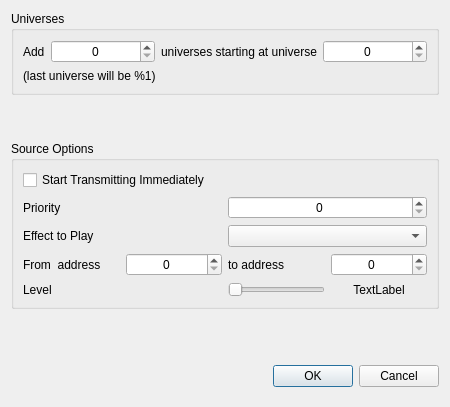
<?xml version="1.0" encoding="UTF-8"?>
<ui version="4.0">
 <class>AddMultiDialog</class>
 <widget class="QDialog" name="AddMultiDialog">
  <property name="geometry">
   <rect>
    <x>0</x>
    <y>0</y>
    <width>450</width>
    <height>407</height>
   </rect>
  </property>
  <property name="sizePolicy">
   <sizepolicy hsizetype="Expanding" vsizetype="Expanding">
    <horstretch>0</horstretch>
    <verstretch>0</verstretch>
   </sizepolicy>
  </property>
  <property name="minimumSize">
   <size>
    <width>450</width>
    <height>0</height>
   </size>
  </property>
  <property name="windowTitle">
   <string>Add Multiple Universes</string>
  </property>
  <layout class="QVBoxLayout" name="verticalLayout_4">
   <item>
    <widget class="QGroupBox" name="groupBox">
     <property name="sizePolicy">
      <sizepolicy hsizetype="Expanding" vsizetype="Expanding">
       <horstretch>0</horstretch>
       <verstretch>0</verstretch>
      </sizepolicy>
     </property>
     <property name="title">
      <string>Universes</string>
     </property>
     <layout class="QVBoxLayout" name="verticalLayout_2">
      <item>
       <layout class="QHBoxLayout" name="horizontalLayout_4" stretch="0,1,0,1">
        <item>
         <widget class="QLabel" name="label">
          <property name="sizePolicy">
           <sizepolicy hsizetype="Expanding" vsizetype="Expanding">
            <horstretch>0</horstretch>
            <verstretch>0</verstretch>
           </sizepolicy>
          </property>
          <property name="text">
           <string>Add</string>
          </property>
         </widget>
        </item>
        <item>
         <widget class="QSpinBox" name="sbNumUniverses">
          <property name="sizePolicy">
           <sizepolicy hsizetype="MinimumExpanding" vsizetype="Expanding">
            <horstretch>0</horstretch>
            <verstretch>0</verstretch>
           </sizepolicy>
          </property>
          <property name="minimumSize">
           <size>
            <width>50</width>
            <height>0</height>
           </size>
          </property>
          <property name="alignment">
           <set>Qt::AlignCenter</set>
          </property>
         </widget>
        </item>
        <item>
         <widget class="QLabel" name="label_2">
          <property name="sizePolicy">
           <sizepolicy hsizetype="Expanding" vsizetype="Expanding">
            <horstretch>0</horstretch>
            <verstretch>0</verstretch>
           </sizepolicy>
          </property>
          <property name="text">
           <string>universes starting at universe</string>
          </property>
         </widget>
        </item>
        <item>
         <widget class="QSpinBox" name="sbStartUniverse">
          <property name="sizePolicy">
           <sizepolicy hsizetype="MinimumExpanding" vsizetype="Expanding">
            <horstretch>0</horstretch>
            <verstretch>0</verstretch>
           </sizepolicy>
          </property>
          <property name="minimumSize">
           <size>
            <width>50</width>
            <height>0</height>
           </size>
          </property>
          <property name="alignment">
           <set>Qt::AlignCenter</set>
          </property>
         </widget>
        </item>
       </layout>
      </item>
      <item>
       <widget class="QLabel" name="lbEndRange">
        <property name="sizePolicy">
         <sizepolicy hsizetype="Expanding" vsizetype="Expanding">
          <horstretch>0</horstretch>
          <verstretch>0</verstretch>
         </sizepolicy>
        </property>
        <property name="text">
         <string>(last universe will be %1)</string>
        </property>
       </widget>
      </item>
     </layout>
    </widget>
   </item>
   <item>
    <spacer name="verticalSpacer_2">
     <property name="sizePolicy">
      <sizepolicy hsizetype="Minimum" vsizetype="Expanding">
       <horstretch>0</horstretch>
       <verstretch>0</verstretch>
      </sizepolicy>
     </property>
     <property name="orientation">
      <enum>Qt::Vertical</enum>
     </property>
     <property name="sizeType">
      <enum>QSizePolicy::Expanding</enum>
     </property>
     <property name="sizeHint" stdset="0">
      <size>
       <width>20</width>
       <height>10</height>
      </size>
     </property>
    </spacer>
   </item>
   <item>
    <widget class="QGroupBox" name="groupBox_2">
     <property name="sizePolicy">
      <sizepolicy hsizetype="Expanding" vsizetype="Expanding">
       <horstretch>0</horstretch>
       <verstretch>0</verstretch>
      </sizepolicy>
     </property>
     <property name="title">
      <string>Source Options</string>
     </property>
     <layout class="QVBoxLayout" name="verticalLayout">
      <item>
       <widget class="QCheckBox" name="cbStartNow">
        <property name="sizePolicy">
         <sizepolicy hsizetype="Expanding" vsizetype="Expanding">
          <horstretch>0</horstretch>
          <verstretch>0</verstretch>
         </sizepolicy>
        </property>
        <property name="text">
         <string>Start Transmitting Immediately</string>
        </property>
       </widget>
      </item>
      <item>
       <layout class="QHBoxLayout" name="horizontalLayout_5">
        <item>
         <widget class="QLabel" name="label_3">
          <property name="sizePolicy">
           <sizepolicy hsizetype="Expanding" vsizetype="Expanding">
            <horstretch>0</horstretch>
            <verstretch>0</verstretch>
           </sizepolicy>
          </property>
          <property name="text">
           <string>Priority</string>
          </property>
         </widget>
        </item>
        <item>
         <widget class="QSpinBox" name="sbPriority">
          <property name="sizePolicy">
           <sizepolicy hsizetype="Expanding" vsizetype="Expanding">
            <horstretch>0</horstretch>
            <verstretch>0</verstretch>
           </sizepolicy>
          </property>
          <property name="alignment">
           <set>Qt::AlignCenter</set>
          </property>
         </widget>
        </item>
       </layout>
      </item>
      <item>
       <layout class="QHBoxLayout" name="horizontalLayout_2">
        <item>
         <widget class="QLabel" name="label_4">
          <property name="sizePolicy">
           <sizepolicy hsizetype="Expanding" vsizetype="Expanding">
            <horstretch>0</horstretch>
            <verstretch>0</verstretch>
           </sizepolicy>
          </property>
          <property name="text">
           <string>Effect to Play</string>
          </property>
         </widget>
        </item>
        <item>
         <widget class="QComboBox" name="cbEffect">
          <property name="sizePolicy">
           <sizepolicy hsizetype="Expanding" vsizetype="Expanding">
            <horstretch>0</horstretch>
            <verstretch>0</verstretch>
           </sizepolicy>
          </property>
         </widget>
        </item>
       </layout>
      </item>
      <item>
       <layout class="QHBoxLayout" name="horizontalLayout">
        <item>
         <widget class="QLabel" name="label_5">
          <property name="sizePolicy">
           <sizepolicy hsizetype="Expanding" vsizetype="Expanding">
            <horstretch>0</horstretch>
            <verstretch>0</verstretch>
           </sizepolicy>
          </property>
          <property name="text">
           <string>From  address</string>
          </property>
         </widget>
        </item>
        <item>
         <widget class="QSpinBox" name="sbStartAddress">
          <property name="sizePolicy">
           <sizepolicy hsizetype="Expanding" vsizetype="Expanding">
            <horstretch>0</horstretch>
            <verstretch>0</verstretch>
           </sizepolicy>
          </property>
          <property name="alignment">
           <set>Qt::AlignCenter</set>
          </property>
         </widget>
        </item>
        <item>
         <widget class="QLabel" name="label_6">
          <property name="sizePolicy">
           <sizepolicy hsizetype="Expanding" vsizetype="Expanding">
            <horstretch>0</horstretch>
            <verstretch>0</verstretch>
           </sizepolicy>
          </property>
          <property name="text">
           <string>to address</string>
          </property>
         </widget>
        </item>
        <item>
         <widget class="QSpinBox" name="sbEndAddress">
          <property name="sizePolicy">
           <sizepolicy hsizetype="Expanding" vsizetype="Expanding">
            <horstretch>0</horstretch>
            <verstretch>0</verstretch>
           </sizepolicy>
          </property>
          <property name="alignment">
           <set>Qt::AlignCenter</set>
          </property>
         </widget>
        </item>
       </layout>
      </item>
      <item>
       <layout class="QHBoxLayout" name="horizontalLayout_3">
        <item>
         <widget class="QLabel" name="lbDialFunction">
          <property name="sizePolicy">
           <sizepolicy hsizetype="Expanding" vsizetype="Expanding">
            <horstretch>0</horstretch>
            <verstretch>0</verstretch>
           </sizepolicy>
          </property>
          <property name="text">
           <string>Level</string>
          </property>
         </widget>
        </item>
        <item>
         <layout class="QHBoxLayout" name="horizontalLayout_6">
          <item>
           <widget class="QSlider" name="slLevel">
            <property name="sizePolicy">
             <sizepolicy hsizetype="Expanding" vsizetype="Expanding">
              <horstretch>0</horstretch>
              <verstretch>0</verstretch>
             </sizepolicy>
            </property>
            <property name="orientation">
             <enum>Qt::Horizontal</enum>
            </property>
           </widget>
          </item>
          <item>
           <widget class="QLabel" name="lbDialValue">
            <property name="sizePolicy">
             <sizepolicy hsizetype="Expanding" vsizetype="Expanding">
              <horstretch>0</horstretch>
              <verstretch>0</verstretch>
             </sizepolicy>
            </property>
            <property name="text">
             <string>TextLabel</string>
            </property>
            <property name="alignment">
             <set>Qt::AlignCenter</set>
            </property>
           </widget>
          </item>
         </layout>
        </item>
       </layout>
      </item>
     </layout>
    </widget>
   </item>
   <item>
    <spacer name="verticalSpacer">
     <property name="sizePolicy">
      <sizepolicy hsizetype="Expanding" vsizetype="Expanding">
       <horstretch>0</horstretch>
       <verstretch>0</verstretch>
      </sizepolicy>
     </property>
     <property name="orientation">
      <enum>Qt::Vertical</enum>
     </property>
     <property name="sizeHint" stdset="0">
      <size>
       <width>20</width>
       <height>40</height>
      </size>
     </property>
    </spacer>
   </item>
   <item>
    <widget class="QDialogButtonBox" name="buttonBox">
     <property name="sizePolicy">
      <sizepolicy hsizetype="Expanding" vsizetype="Expanding">
       <horstretch>0</horstretch>
       <verstretch>0</verstretch>
      </sizepolicy>
     </property>
     <property name="orientation">
      <enum>Qt::Horizontal</enum>
     </property>
     <property name="standardButtons">
      <set>QDialogButtonBox::Cancel|QDialogButtonBox::Ok</set>
     </property>
    </widget>
   </item>
  </layout>
 </widget>
 <resources/>
 <connections>
  <connection>
   <sender>buttonBox</sender>
   <signal>accepted()</signal>
   <receiver>AddMultiDialog</receiver>
   <slot>accept()</slot>
   <hints>
    <hint type="sourcelabel">
     <x>248</x>
     <y>254</y>
    </hint>
    <hint type="destinationlabel">
     <x>157</x>
     <y>274</y>
    </hint>
   </hints>
  </connection>
  <connection>
   <sender>buttonBox</sender>
   <signal>rejected()</signal>
   <receiver>AddMultiDialog</receiver>
   <slot>reject()</slot>
   <hints>
    <hint type="sourcelabel">
     <x>316</x>
     <y>260</y>
    </hint>
    <hint type="destinationlabel">
     <x>286</x>
     <y>274</y>
    </hint>
   </hints>
  </connection>
 </connections>
</ui>
